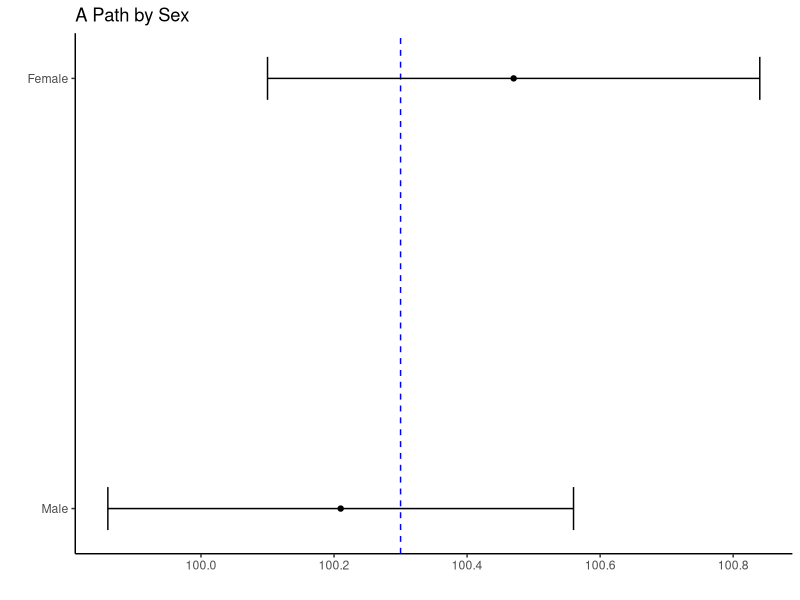
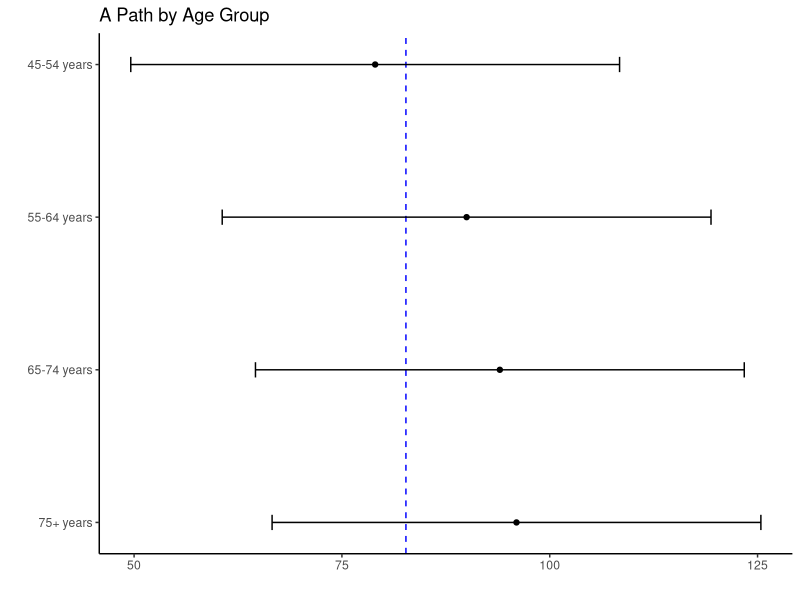
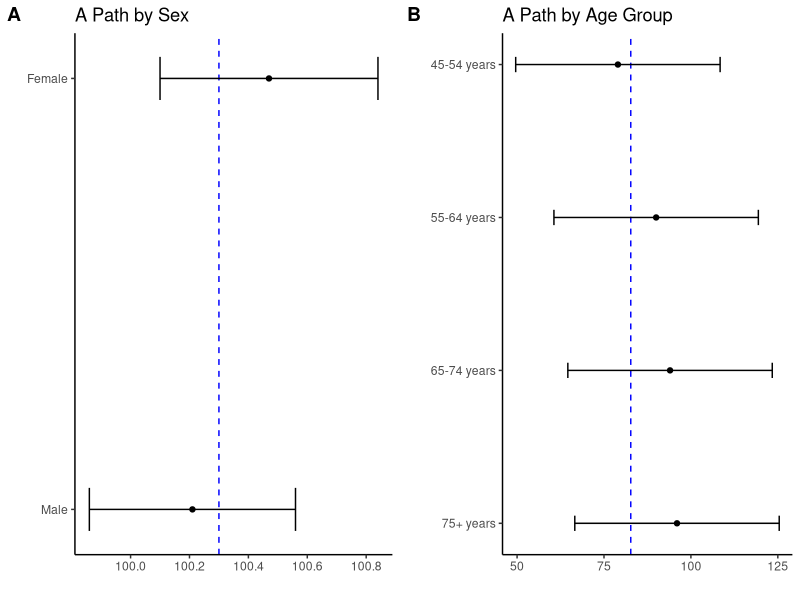

The R script that drew these images, in order:
## ---- chunk 1
knitr::opts_chunk$set(echo = TRUE)
## ---- chunk 2
library(ggplot2)
library(ggpubr)
## ---- chunk 3
a_sex<-data.frame(SEX=c(0, 1),index=1:2, Effect=c(100.47, 100.21), lower=c(100.10, 99.86), upper=c(100.84, 100.56))
## ---- chunk 4
sex_l<-c("Female", "Male") # Enter in the proper order: 0 = Female, 1 = Male
## ---- chunk 5
for_sex<-ggplot(data=a_sex, aes(y=index, x=Effect, xmin=lower, xmax=upper)) + geom_point() + geom_vline(xintercept=100.30, colour="blue", linetype="dashed") +geom_errorbarh(height=.1) + scale_x_continuous(name="") +scale_y_reverse(name="", breaks=1:2, labels=sex_l) + theme_classic() + ggtitle("A Path by Sex")
plot(for_sex)
## ---- chunk 6
a_age<-data.frame(AGE=c(0, 1, 2, 3),index=1:4, Effect=c(79, 90, 94, 96), lower=c(49.6, 60.6, 64.6, 66.6), upper=c(108.4, 119.4, 123.4, 125.4))
## ---- chunk 7
age_l<-c("45-54 years", "55-64 years", "65-74 years", "75+ years") # Enter in the proper order: 0 = Female, 1 = Male
## ---- chunk 8
for_age<-ggplot(data=a_age, aes(y=index, x=Effect, xmin=lower, xmax=upper)) + geom_point() + geom_vline(xintercept=82.7, colour="blue", linetype="dashed") +geom_errorbarh(height=.1) + scale_x_continuous(name="") +scale_y_reverse(name="", breaks=1:4, labels=age_l) + theme_classic() + ggtitle("A Path by Age Group")
plot(for_age)
## ---- chunk 9
ggarrange(for_sex, for_age, labels = c("A", "B"), nrow=1, ncol=2)
